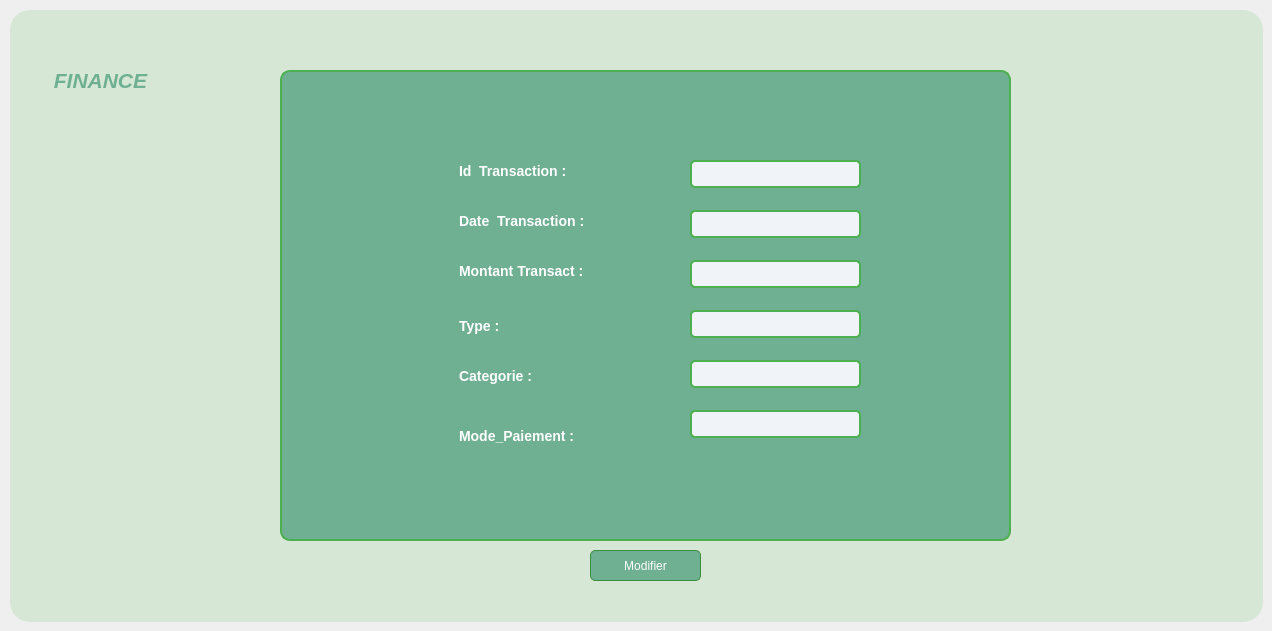
      <widget class="QWidget" name="tab_14">
       <attribute name="title">
        <string>Modification Transaction</string>
       </attribute>
       <widget class="QGroupBox" name="groupBox_15">
        <property name="geometry">
         <rect>
          <x>10</x>
          <y>10</y>
          <width>1253</width>
          <height>612</height>
         </rect>
        </property>
        <property name="styleSheet">
         <string notr="true">background-color:#D6E7D5;

border-radius : 20px;</string>
        </property>
        <property name="title">
         <string/>
        </property>
        <widget class="QFrame" name="frame_8">
         <property name="geometry">
          <rect>
           <x>270</x>
           <y>60</y>
           <width>731</width>
           <height>471</height>
          </rect>
         </property>
         <property name="styleSheet">
          <string notr="true">*{
    background-color: #f0f4f8;  /* Couleur de fond gris clair */
    font-family: Arial, sans-serif;  /* Police moderne et lisible */
}

/* Style pour les QFrame avec couleur vert pistache */
QFrame {
 background-color: #6FAF92;   /* Fond vert pistache */
    border: 2px solid #4CAF50;   /* Bordure vert émeraude */
    border-radius: 10px;         /* Coins arrondis */
    padding: 15px;        
}
QLabel {
    border: none;
}
</string>
         </property>
         <property name="frameShape">
          <enum>QFrame::StyledPanel</enum>
         </property>
         <property name="frameShadow">
          <enum>QFrame::Raised</enum>
         </property>
         <widget class="QLineEdit" name="lineEdit_51">
          <property name="geometry">
           <rect>
            <x>410</x>
            <y>90</y>
            <width>171</width>
            <height>28</height>
           </rect>
          </property>
          <property name="styleSheet">
           <string notr="true">* {
    background-color: #FFFFF;   /* Fond vert pistache */
    border:  2px solid #4CAF50;   /* Bordure bleu clair */
    border-radius: 5px;         /* Coins arrondis */
    padding: 15px;               /* Espacement interne */
}
</string>
          </property>
          <property name="text">
           <string/>
          </property>
         </widget>
         <widget class="QLabel" name="label_64">
          <property name="geometry">
           <rect>
            <x>170</x>
            <y>180</y>
            <width>161</width>
            <height>41</height>
           </rect>
          </property>
          <property name="tabletTracking">
           <bool>false</bool>
          </property>
          <property name="styleSheet">
           <string notr="true">*{
    color: white;  /* Couleur du texte en blanc */
}/* Style pour QLabel */
QLabel {
    color: white;                     /* Texte des labels en blanc */
    font-size: 14px;                 /* Taille de police des labels */
    font-weight: bold;               /* Texte en gras */
    background-color: transparent;    /* Assurer que le fond soit transparent */
    padding-left: 5px;               /* Optionnel : espacement pour mieux aligner le texte */
}</string>
          </property>
          <property name="text">
           <string>Montant Transact :</string>
          </property>
         </widget>
         <widget class="QLabel" name="label_65">
          <property name="geometry">
           <rect>
            <x>170</x>
            <y>130</y>
            <width>161</width>
            <height>41</height>
           </rect>
          </property>
          <property name="styleSheet">
           <string notr="true">*{
    color: white;  /* Couleur du texte en blanc */
}/* Style pour QLabel */
QLabel {
    color: white;                     /* Texte des labels en blanc */
    font-size: 14px;                 /* Taille de police des labels */
    font-weight: bold;               /* Texte en gras */
    background-color: transparent;    /* Assurer que le fond soit transparent */
    padding-left: 5px;               /* Optionnel : espacement pour mieux aligner le texte */
}</string>
          </property>
          <property name="text">
           <string>Date_Transaction :</string>
          </property>
         </widget>
         <widget class="QLabel" name="label_66">
          <property name="geometry">
           <rect>
            <x>170</x>
            <y>80</y>
            <width>151</width>
            <height>41</height>
           </rect>
          </property>
          <property name="styleSheet">
           <string notr="true">*{
    color: white;  /* Couleur du texte en blanc */
}

/* Style pour QLabel */
QLabel {
    color: white;                     /* Texte des labels en blanc */
    font-size: 14px;                 /* Taille de police des labels */
    font-weight: bold;               /* Texte en gras */
    background-color: transparent;    /* Assurer que le fond soit transparent */
    padding-left: 5px;               /* Optionnel : espacement pour mieux aligner le texte */
}</string>
          </property>
          <property name="text">
           <string>Id_Transaction :</string>
          </property>
         </widget>
         <widget class="QLabel" name="label_67">
          <property name="geometry">
           <rect>
            <x>170</x>
            <y>280</y>
            <width>161</width>
            <height>51</height>
           </rect>
          </property>
          <property name="styleSheet">
           <string notr="true">*{
    color: white;  /* Couleur du texte en blanc */
}/* Style pour QLabel */
QLabel {
    color: white;                     /* Texte des labels en blanc */
    font-size: 14px;                 /* Taille de police des labels */
    font-weight: bold;               /* Texte en gras */
    background-color: transparent;    /* Assurer que le fond soit transparent */
    padding-left: 5px;               /* Optionnel : espacement pour mieux aligner le texte */
}</string>
          </property>
          <property name="text">
           <string>Categorie :</string>
          </property>
         </widget>
         <widget class="QLabel" name="label_68">
          <property name="geometry">
           <rect>
            <x>170</x>
            <y>230</y>
            <width>161</width>
            <height>51</height>
           </rect>
          </property>
          <property name="styleSheet">
           <string notr="true">*{
    color: white;  /* Couleur du texte en blanc */
}/* Style pour QLabel */
QLabel {
    color: white;                     /* Texte des labels en blanc */
    font-size: 14px;                 /* Taille de police des labels */
    font-weight: bold;               /* Texte en gras */
    background-color: transparent;    /* Assurer que le fond soit transparent */
    padding-left: 5px;               /* Optionnel : espacement pour mieux aligner le texte */
}</string>
          </property>
          <property name="text">
           <string>Type :</string>
          </property>
         </widget>
         <widget class="QLabel" name="label_70">
          <property name="geometry">
           <rect>
            <x>170</x>
            <y>330</y>
            <width>161</width>
            <height>71</height>
           </rect>
          </property>
          <property name="styleSheet">
           <string notr="true">*{
    color: white;  /* Couleur du texte en blanc */
}/* Style pour QLabel */
QLabel {
    color: white;                     /* Texte des labels en blanc */
    font-size: 14px;                 /* Taille de police des labels */
    font-weight: bold;               /* Texte en gras */
    background-color: transparent;    /* Assurer que le fond soit transparent */
    padding-left: 5px;               /* Optionnel : espacement pour mieux aligner le texte */
}</string>
          </property>
          <property name="text">
           <string>Mode_Paiement :</string>
          </property>
         </widget>
         <widget class="QLineEdit" name="lineEdit_52">
          <property name="geometry">
           <rect>
            <x>410</x>
            <y>190</y>
            <width>171</width>
            <height>28</height>
           </rect>
          </property>
          <property name="styleSheet">
           <string notr="true">* {
    background-color: #FFFFF;   /* Fond vert pistache */
    border:  2px solid #4CAF50;   /* Bordure bleu clair */
    border-radius: 5px;         /* Coins arrondis */
    padding: 15px;               /* Espacement interne */
}
</string>
          </property>
          <property name="text">
           <string/>
          </property>
         </widget>
         <widget class="QLineEdit" name="lineEdit_53">
          <property name="geometry">
           <rect>
            <x>410</x>
            <y>240</y>
            <width>171</width>
            <height>28</height>
           </rect>
          </property>
          <property name="styleSheet">
           <string notr="true">* {
    background-color: #FFFFF;   /* Fond vert pistache */
    border:  2px solid #4CAF50;   /* Bordure bleu clair */
    border-radius: 5px;         /* Coins arrondis */
    padding: 15px;               /* Espacement interne */
}
</string>
          </property>
          <property name="text">
           <string/>
          </property>
         </widget>
         <widget class="QLineEdit" name="lineEdit_54">
          <property name="geometry">
           <rect>
            <x>410</x>
            <y>340</y>
            <width>171</width>
            <height>28</height>
           </rect>
          </property>
          <property name="styleSheet">
           <string notr="true">* {
    background-color: #FFFFF;   /* Fond vert pistache */
    border:  2px solid #4CAF50;   /* Bordure bleu clair */
    border-radius: 5px;         /* Coins arrondis */
    padding: 15px;               /* Espacement interne */
}
</string>
          </property>
          <property name="text">
           <string/>
          </property>
         </widget>
         <widget class="QLineEdit" name="lineEdit_55">
          <property name="geometry">
           <rect>
            <x>410</x>
            <y>140</y>
            <width>171</width>
            <height>28</height>
           </rect>
          </property>
          <property name="styleSheet">
           <string notr="true">* {
    background-color: #FFFFF;   /* Fond vert pistache */
    border:  2px solid #4CAF50;   /* Bordure bleu clair */
    border-radius: 5px;         /* Coins arrondis */
    padding: 15px;               /* Espacement interne */
}
</string>
          </property>
          <property name="text">
           <string/>
          </property>
         </widget>
         <widget class="QLineEdit" name="lineEdit_56">
          <property name="geometry">
           <rect>
            <x>410</x>
            <y>290</y>
            <width>171</width>
            <height>28</height>
           </rect>
          </property>
          <property name="styleSheet">
           <string notr="true">* {
    background-color: #FFFFF;   /* Fond vert pistache */
    border:  2px solid #4CAF50;   /* Bordure bleu clair */
    border-radius: 5px;         /* Coins arrondis */
    padding: 15px;               /* Espacement interne */
}
</string>
          </property>
          <property name="text">
           <string/>
          </property>
         </widget>
        </widget>
        <widget class="QLabel" name="label_71">
         <property name="geometry">
          <rect>
           <x>20</x>
           <y>40</y>
           <width>141</width>
           <height>61</height>
          </rect>
         </property>
         <property name="styleSheet">
          <string notr="true">*{
    color: #6FAF92;
    font-size: 16px; /* Taille du texte (ajustable) */
    font-weight: normal; /* Style du texte */
}</string>
         </property>
         <property name="text">
          <string>&lt;html&gt;&lt;head/&gt;&lt;body&gt;&lt;p align=&quot;center&quot;&gt;&lt;span style=&quot; font-size:16pt; font-weight:700; font-style:italic;&quot;&gt;FINANCE&lt;/span&gt;&lt;/p&gt;&lt;/body&gt;&lt;/html&gt;</string>
         </property>
        </widget>
        <widget class="QPushButton" name="pushButton_15">
         <property name="geometry">
          <rect>
           <x>580</x>
           <y>540</y>
           <width>111</width>
           <height>31</height>
          </rect>
         </property>
         <property name="styleSheet">
          <string notr="true">*{
    background-color: #6FAF92;  /* Medium green button */
    border: 1px solid #388E3C;  /* Darker green border */
    border-radius: 5px;
    color: #FFFFFF;             /* White text for contrast */
    padding: 5px;
}

*:hover {
    background-color: #81C784;  /* Lighter green on hover */
}</string>
         </property>
         <property name="text">
          <string>Modifier</string>
         </property>
         <property name="icon">
          <iconset>
           <normaloff>../../../Downloads/bouton-modifier.png</normaloff>../../../Downloads/bouton-modifier.png</iconset>
         </property>
        </widget>
       </widget>
      </widget>
